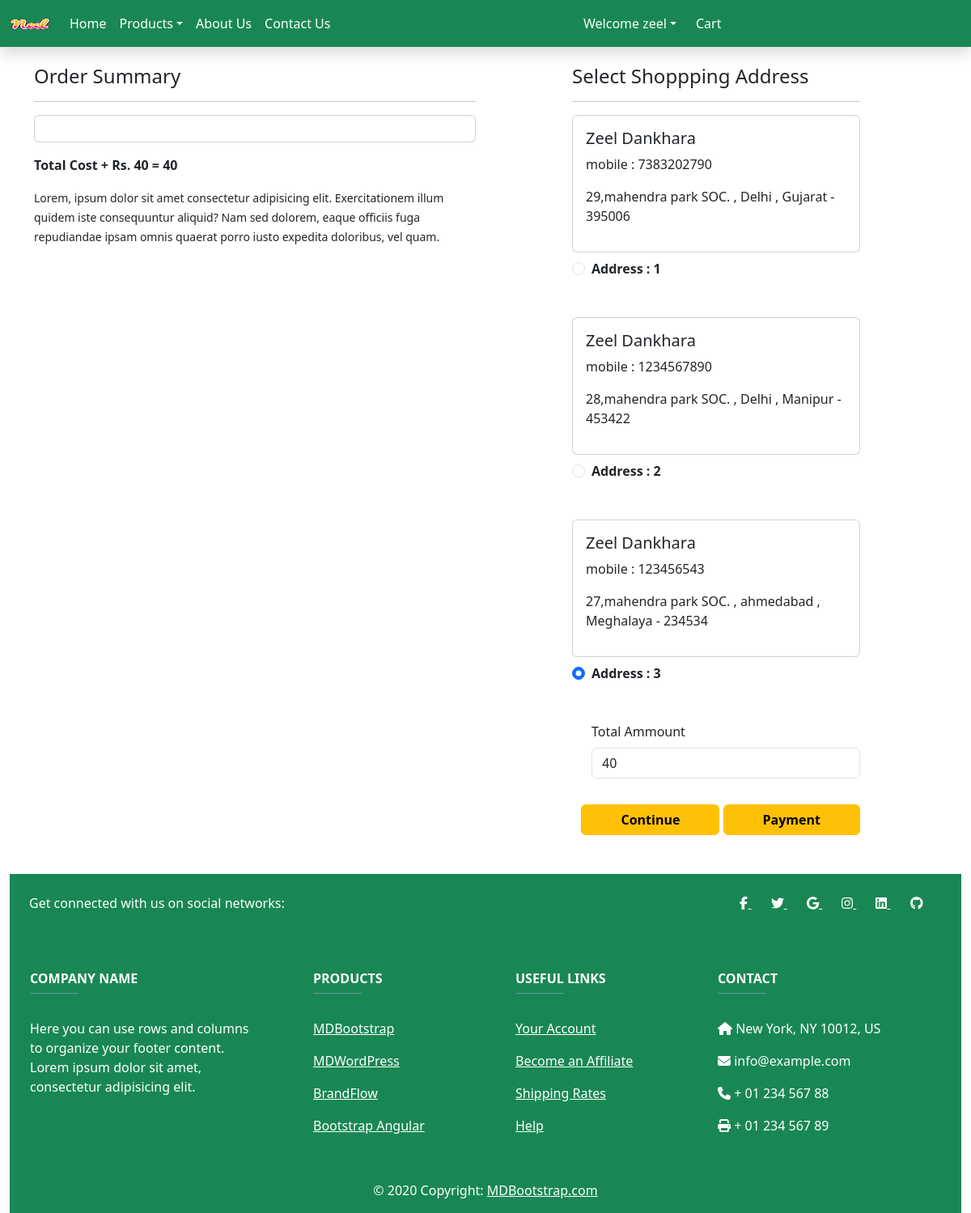
The app's page /check-out (signed in) with its own data.
### app/models.py (models this page shows, shortened)
class Customer(models.Model):
    user = models.ForeignKey(User,on_delete=models.CASCADE)
    name = models.CharField(max_length=200)
    locality = models.CharField(max_length=200)
    city = models.CharField(max_length=50)
    mobile = models.IntegerField(default=0)
    zipcode = models.IntegerField()
    state = models.CharField(choices=STATE_CHOICES,max_length=150)

### app/views.py (the view, shortened to what this page needs)
# urls.py: path('check-out' , views.check_out.as_view() , name='checkout'),
class check_out(View):
    def get(self,request):
        len_cart = 0
        if request.user.is_authenticated:
            len_cart = len(Cart.objects.filter(user = request.user))
        user = request.user
        add = Customer.objects.filter(user = user)
        cart_items = Cart.objects.filter(user = user)
        ammount = 0
        shipping = 40
        for p in cart_items:
            value = p.quantity * p.product.discounted_price
            ammount = ammount + value
        totalamount = ammount + shipping
        razoramount = int(totalamount * 100)
        client = razorpay.Client(auth=(settings.RAZOR_KEY_ID, settings.RAZOR_KEY_SECRET))
        data = { "amount": razoramount, "currency": "INR", "receipt": "order_rcptid_11" }
        payment_response = client.order.create(data=data)
        order_id = payment_response['id']
        order_status = payment_response['status']
        return render(request, 'app/checkout.html', locals())

### app/Templates/App/checkout.html (shortened to what this page needs)
{% extends 'app/base.html' %}
{% load static %}
{% block main-content %}
<div class="container">
    <div class="row mt-5">
        <div class="col-sm-6">
            <h4>Order Summary</h4>
            <hr>
            <div class="card ">
                <div class="card-body">
                </div>
            </div>
            <p class="fw-bold my-3 ">Total Cost + Rs. 40 = {{ totalamount }}</p>
            <small>Lorem, ipsum dolor sit amet consectetur adipisicing elit. Exercitationem illum quidem iste
                consequuntur aliquid? Nam sed dolorem, eaque officiis fuga repudiandae ipsam omnis quaerat porro iusto
                expedita doloribus, vel quam.</small>
        </div>
        <div class="col-sm-4 offset-sm-1 ">
            {% if add %}
            <h4>Select Shoppping Address</h4>
            <hr>
            <form id="myform" method="post">
                {% for ad in add %}
                <div class="card">
                    <div class="card-body ">
                        <h5>{{ ad.name }}</h5>
                        <p>mobile : {{ad.mobile}}</p>
                        <p>{{ad.locality}} , {{ad.city}} , {{ad.state}} - {{ad.zipcode}}</p>
                    </div>
                </div>
                <div class="form-check mt-2 mb-5 ">
                    <input type="radio" name="custid" id="custadd{{forloop.counter}}" class="form-check-input"
                        value="{{ad.id}}" checked>
                    <label for="custadd{{forloop.coonter}}" class="form-check-label fw-bold ">Address : {{forloop.counter}}</label>
                </div>
                {% endfor %}
                <div class="form-check mb-3 ">
                    <label for="totamount" class="form-label ">Total Ammount</label>
                    <input type="number" class="form-control " name="totalamount" value="{{totalamount}}" readonly>
                </div>
                <div class="text-end ">
                    <button type="submit" class="btn btn-warning mt-3 px-5 fw-bold">Continue</button>
                    <button id="rzp-button1" type="submit" class="btn btn-warning mt-3 px-5 fw-bold">Payment</button>
                </div>
            </form>
            {% else %}
            <h1 class="text-center mb-5 ">No Address Add!!Please Add Address</h1>
            <div class="d-flex justify-content-center align-items-center">
                <a href="{% url 'profile' %}" class="btn btn-primary w-50 mr-3">Address</a>
            </div>
            {% endif %}
        </div>
    </div>
</div>
{% endblock main-content %}

### app/Templates/App/base.html (shortened to what this page needs)
<!DOCTYPE html>
{% load static %}
<html lang="en">
<head>
  <link href="https://cdn.jsdelivr.net/npm/bootstrap@5.3.2/dist/css/bootstrap.min.css" rel="stylesheet">
  <link rel="stylesheet" href="{% static 'app/css/owl.carousel.min.css' %}" />
  <link rel="stylesheet" href="https://cdnjs.cloudflare.com/ajax/libs/font-awesome/6.5.1/css/all.min.css">
  <link rel="stylesheet" href="{% static 'app/css/style.css' %}" />
  <link rel="stylesheet" href="{% static 'app/css/all.min.css' %}" />
</head>
<body>
  <nav class="navbar navbar-expand-sm navbar-dark fixed-top shadow" style="background-color:#198754;">
    <div class="container-fluid">
      <a class="navbar-brand" href="">
        <img src="{% static 'app/images/Neel.png' %}" width="50" height="30">
      </a>
      <div class="collapse navbar-collapse" id="mynavbar">
        <ul class="navbar-nav me-auto">
          <li class="nav-item">
            <a class="nav-link active" href="/">Home</a>
          </li>
          <li class="nav-item dropdown">
            <a class="nav-link dropdown-toggle active" href="#" role="button" data-bs-toggle="dropdown">Products</a>
          </li>
          <li class="nav-item">
            <a class="nav-link active" href="{% url 'about' %}">About Us</a>
          </li>
          <li class="nav-item">
            <a class="nav-link active" href="{% url 'contact' %}">Contact Us</a>
          </li>
        </ul>
        <ul class="navbar-nav me-auto mb-2 mb-lg-0 text-right">
          {% if request.user.is_authenticated %}
          <li class="nav-item dropdown mx-2">
            <a class="nav-link dropdown-toggle active" href="#" role="button" data-bs-toggle="dropdown">Welcome {{ request.user }}</a>
          </li>
          <li class="nav-item">
            <a class="nav-link active" href="{% url 'cart' %}">Cart </a>
          </li>
          {% endif %}
        </ul>
      </div>
    </div>
  </nav>
  <div style="margin-top: 80px;">
    {% block main-content %}
    {% endblock main-content %}
  </div>
  <div class="container-fluid mt-5">
    <footer class="text-center text-lg-start text-white bg-success">
      <section class="d-flex justify-content-between p-4 bg-success">
        <div class="me-5">
          <span>Get connected with us on social networks:</span>
        </div>
        <div>
          <a href="" class="text-white me-4">
            <i class="fab fa-facebook-f"></i>
          </a>
          <a href="" class="text-white me-4">
            <i class="fab fa-twitter"></i>
          </a>
          <a href="" class="text-white me-4">
            <i class="fab fa-google"></i>
          </a>
          <a href="" class="text-white me-4">
            <i class="fab fa-instagram"></i>
          </a>
          <a href="" class="text-white me-4">
            <i class="fab fa-linkedin"></i>
          </a>
          <a href="" class="text-white me-4">
            <i class="fab fa-github"></i>
          </a>
        </div>
      </section>
      <section class="">
        <div class="text-center text-md-start mt-5">
          <div class="row mt-3">
            <div class="col-md-3 col-lg-4 col-xl-3 mx-auto mb-4">
              <h6 class="text-uppercase fw-bold">Company name</h6>
              <hr class="mb-4 mt-0 d-inline-block mx-auto"
                style="width: 60px; background-color: #7c4dff; height: 2px" />
              <p>
                Here you can use rows and columns to organize your footer
                content. Lorem ipsum dolor sit amet, consectetur adipisicing
                elit.
              </p>
            </div>
            <div class="col-md-2 col-lg-2 col-xl-2 mx-auto mb-4">
              <h6 class="text-uppercase fw-bold">Products</h6>
              <hr class="mb-4 mt-0 d-inline-block mx-auto"
                style="width: 60px; background-color: #7c4dff; height: 2px" />
              <p>
                <a href="#!" class="text-white">MDBootstrap</a>
              </p>
              <p>
                <a href="#!" class="text-white">MDWordPress</a>
              </p>
              <p>
                <a href="#!" class="text-white">BrandFlow</a>
              </p>
              <p>
                <a href="#!" class="text-white">Bootstrap Angular</a>
              </p>
            </div>
            <div class="col-md-3 col-lg-2 col-xl-2 mx-auto mb-4">
              <h6 class="text-uppercase fw-bold">Useful links</h6>
              <hr class="mb-4 mt-0 d-inline-block mx-auto"
                style="width: 60px; background-color: #7c4dff; height: 2px" />
              <p>
                <a href="#!" class="text-white">Your Account</a>
              </p>
              <p>
                <a href="#!" class="text-white">Become an Affiliate</a>
              </p>
              <p>
                <a href="#!" class="text-white">Shipping Rates</a>
              </p>
              <p>
                <a href="#!" class="text-white">Help</a>
              </p>
            </div>
            <div class="col-md-4 col-lg-3 col-xl-3 mx-auto mb-md-0 mb-4">
              <h6 class="text-uppercase fw-bold">Contact</h6>
              <hr class="mb-4 mt-0 d-inline-block mx-auto"
                style="width: 60px; background-color: #7c4dff; height: 2px" />
              <p><i class="fas fa-home mr-3"></i> New York, NY 10012, US</p>
              <p><i class="fas fa-envelope mr-3"></i> info@example.com</p>
              <p><i class="fas fa-phone mr-3"></i> + 01 234 567 88</p>
              <p><i class="fas fa-print mr-3"></i> + 01 234 567 89</p>
            </div>
          </div>
        </div>
      </section>
      <div class="text-center p-3">
        © 2020 Copyright:
        <a class="text-white" href="https://mdbootstrap.com/">MDBootstrap.com</a>
      </div>
    </footer>
  </div>
</body>
</html>

### records on screen
Customer: name "Zeel Dankhara", mobile "7383202790", locality "29,mahendra park SOC.", city "Delhi", state "Gujarat", zipcode "395006"
Customer: name "Zeel Dankhara", mobile "1234567890", locality "28,mahendra park SOC.", city "Delhi", state "Manipur", zipcode "453422"
Customer: name "Zeel Dankhara", mobile "123456543", locality "27,mahendra park SOC.", city "ahmedabad", state "Meghalaya", zipcode "234534"

### other values on screen
{{ request.user }} "zeel"
{{ totalamount }} "40"
